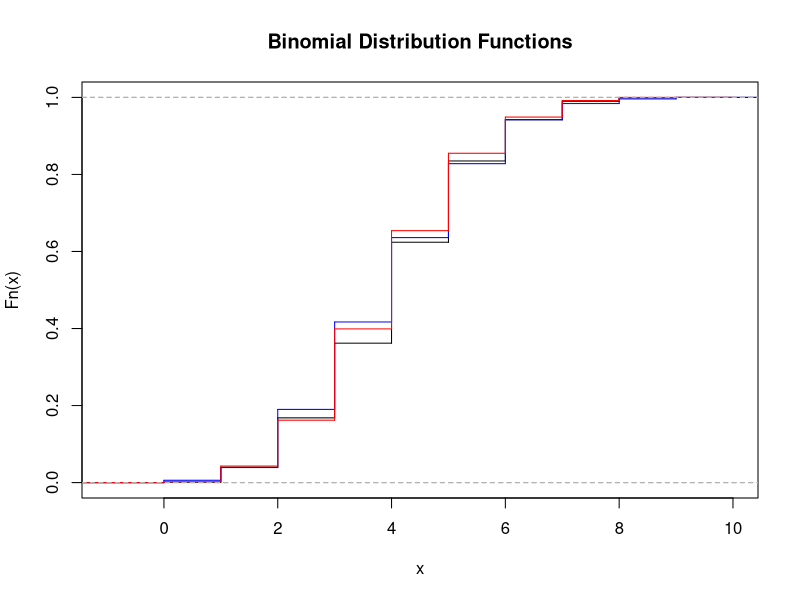
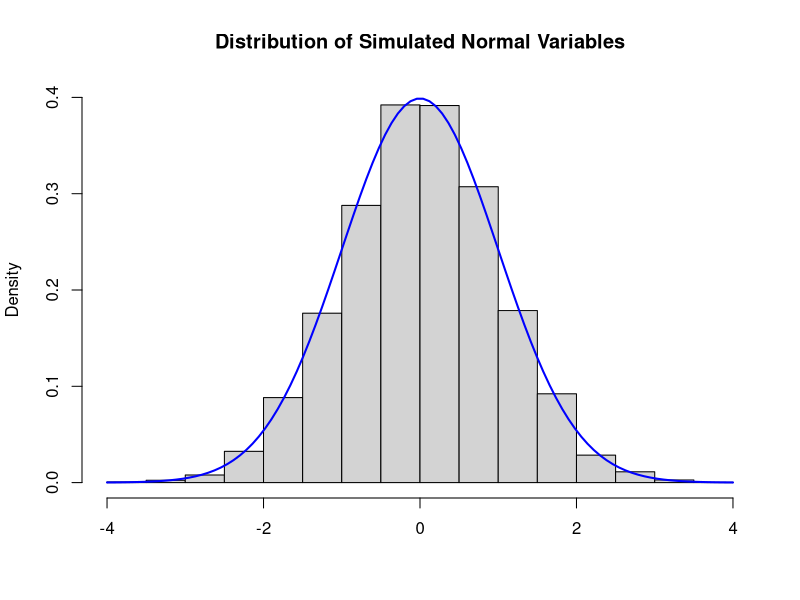
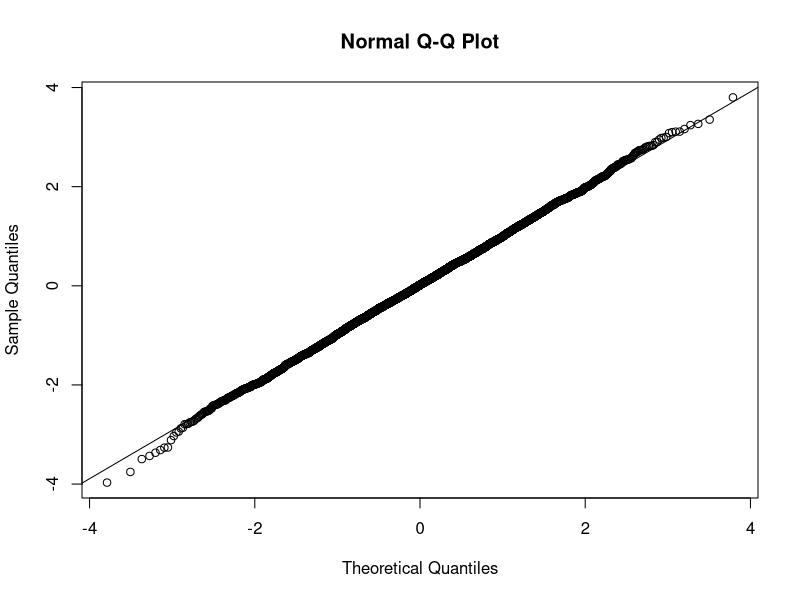

Write R code to recreate these figures, in order.
#Part a)

#setting the random number generator
RNGkind("Wichmann-Hill")

#set total number of random values
N <- 1000

#using built in rbinom
buildInBinom <- rbinom(N,10,0.4)



#using bernoulli variables
bernoul <- runif(10*N, 0,1)
bernoul
#setting the values to 0 if < 0.4 and 1 of > 1-0.4
#putting values in a 10x1000 matrix to make summing easier 
bernoul_matrix <- matrix(as.integer(bernoul > 0.6), nrow = 1000, ncol=10)
bernoul_matrix
#the sum of 10 bernoulli variables is a binomial variable with parameter 10
bernoulli <- rowSums(bernoul_matrix)


#inverse method for binomial distribution
uniformVars <- runif(1000, 0, 1)

#depending on the inverval in which the random number lies, it is set to a number between 0 and 10
#the inveral length are equal to the prob that the assinged value is obtained by the bernoulli experiment
binomFunc <- function(x){
  if(0 <= x && x < 0.006) return(0)
  if(0.006 <= x && x < 0.0463) return(1) 
  if(0.0463 <= x & x < 0.1672) return(2)
  if(0.1672 <= x & x < 0.3822) return(3)
  if(0.3822 <= x & x < 0.633) return(4)
  if(0.633 <= x && x < 0.8337) return(5)
  if(0.8337 <= x && x < 0.9452) return(6)
  if(0.9452 <= x && x < 0.9877) return(7)
  if(0.9877 <= x && x < 0.9983) return(8)
  if(0.9983 <= x && x < 0.9999) return(9)
  if(0.9999 <= x && x <=1) return(10)
  }

#apply that function to all random number generated
fullyInverse <- sapply(uniformVars, FUN=binomFunc)


#generate the distribution function
buildInBinom_ecdf <- ecdf(buildInBinom)
bernoulli_ecdf <- ecdf(bernoulli)
fullyInverse_ecdf <- ecdf(fullyInverse)


#plotting the distribution functinos
plot(buildInBinom_ecdf, verticals=TRUE, do.points=FALSE, main = "Binomial Distribution Functions")
plot(bernoulli_ecdf, verticals=TRUE, do.points=FALSE, add=TRUE, col='blue')
plot(fullyInverse_ecdf, verticals=TRUE, do.points=FALSE, add=TRUE, col='red')


#setting the random number generator to default
RNGkind("default")


#Part b)
#number of variables to generate
N <- 10000

#the variable c has to be computed such that Ucg(X) <= f(X). See report
c <- 1.5203

#the inverse Cauchy distribution function according to the lecutre notes
invertCauchy <- function(x){
  tan(pi*(x-1/2))
}

prob <- rep(NA, 1000)

for (i in 1:1000){

#generating unif(0,1) random numbers and applying the inverse Cauchy function
unif <- runif(N,0,1)
invcauchy <- sapply(unif, invertCauchy)

#check if Ucg(X) <= f(X)
#generate random numbers U
unifor <- runif(N,0,1)
#calculate Ucg(X) with g(X) being the cauchy density function
check <- c*unifor*dcauchy(invcauchy)

#determing the valid random numbers
vars <- invcauchy[which((check <= dnorm(invcauchy)))]

#calculating the real and exprecte probabilties to find a valid random number
prob[i] <- sum(as.integer(check <= dnorm(invcauchy)))/10000
prob
expProb <- 1/c
expProb
}
summary(prob)
#plotting a histogram of the normal dist random numbers with std. norm. distribution density
hist(vars, freq = FALSE, ylim = c(0,0.4), xlim = c(-4,4), xlab = "",  main = "Distribution of Simulated Normal Variables")
xfit <- seq(-4, 4, length = 100) 
yfit <- dnorm(xfit) 
lines(xfit, yfit, col = "blue", lwd = 2)

#qq-plot
qqnorm(vars)
qqline(vars)

